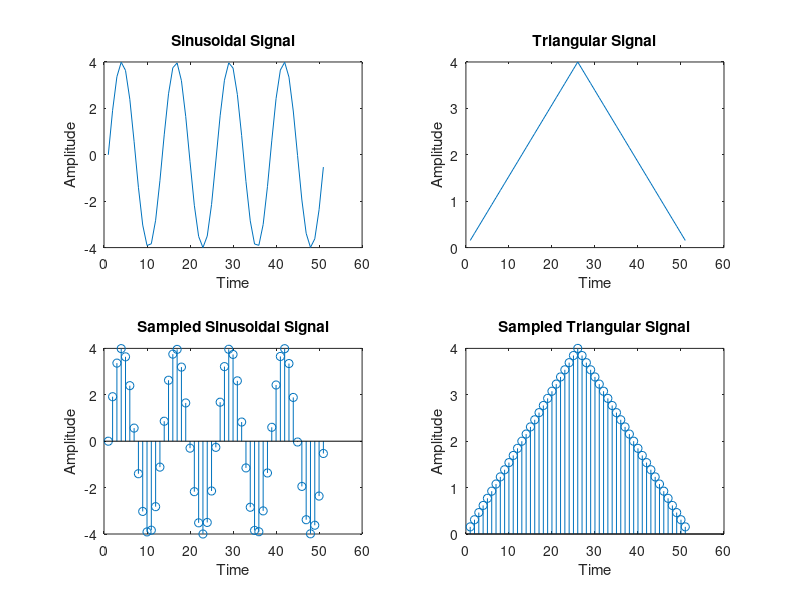
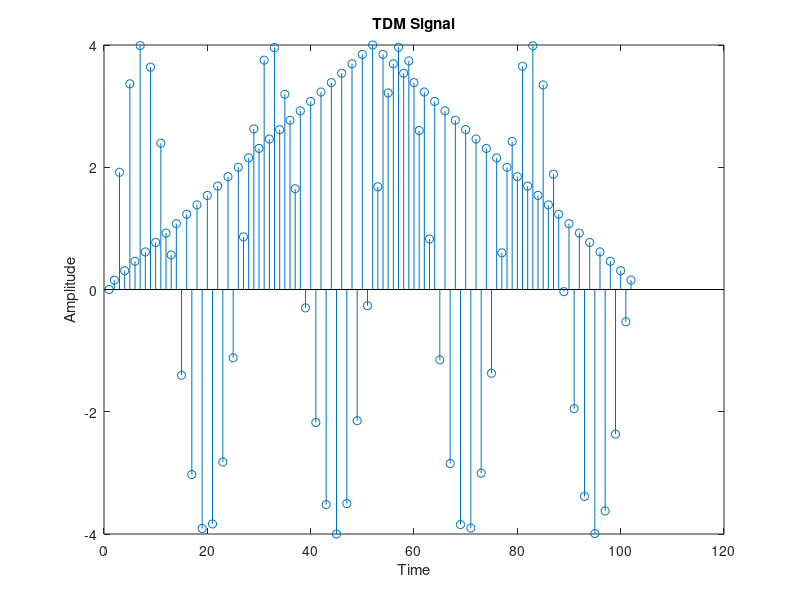
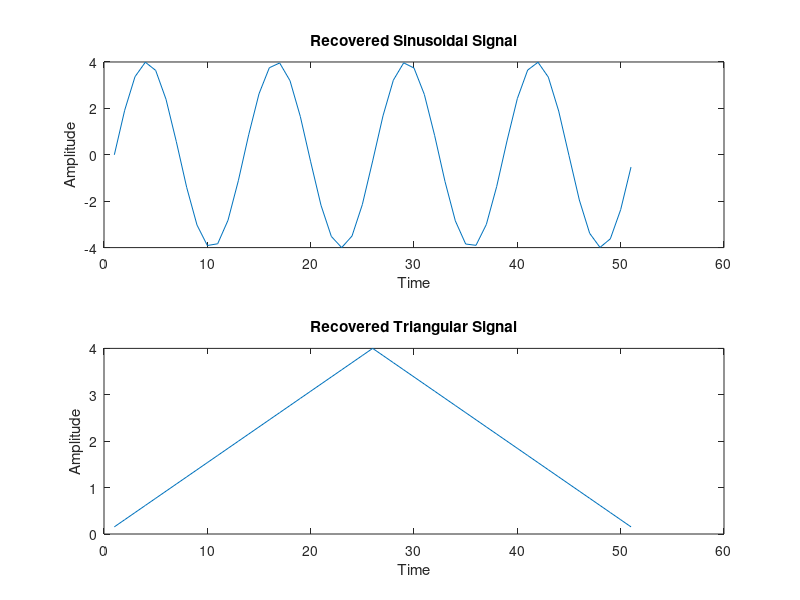

Write the MATLAB code that produced these figures, in order.
clc; close all; clear all;
x=0:.5:8*pi;                            
sig1=4*sin(x);                          
l=length(sig1);
sig2=4*triang(l);                    
subplot(2,2,1);                          
plot(sig1);
title('Sinusoidal Signal');
ylabel('Amplitude');
xlabel('Time');
subplot(2,2,2);
plot(sig2);
title('Triangular Signal');
ylabel('Amplitude');
xlabel('Time');
subplot(2,2,3);
stem(sig1);
title('Sampled Sinusoidal Signal');
ylabel('Amplitude');
xlabel('Time');
subplot(2,2,4);
stem(sig2);
title('Sampled Triangular Signal');
ylabel('Amplitude');
xlabel('Time');
l1=length(sig1);
l2=length(sig2);
 for i=1:l1
  sig(1,i)=sig1(i);     
  sig(2,i)=sig2(i);
 end  
% TDM
tdmsig=reshape(sig,1,2*l1);               
figure
stem(tdmsig);
title('TDM Signal');
ylabel('Amplitude');
xlabel('Time');
% Demultiplexing of TDM Signal
 demux=reshape(tdmsig,2,l1);
 for i=1:l1
  sig3(i)=demux(1,i);           
  sig4(i)=demux(2,i);
 end  
 figure
 subplot(2,1,1)
 plot(sig3);
 title('Recovered Sinusoidal Signal');
 ylabel('Amplitude');
 xlabel('Time');
 subplot(2,1,2)
 plot(sig4);
 title('Recovered Triangular Signal');
 ylabel('Amplitude');
 xlabel('Time');
